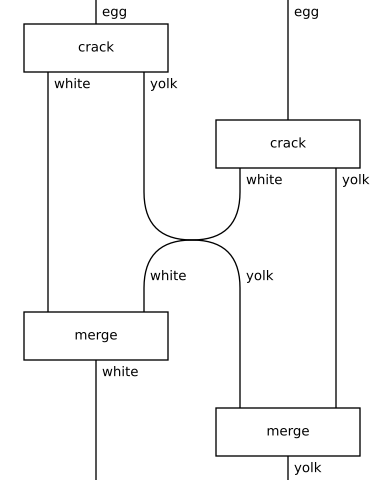

The Python source for this figure:

import os
import matplotlib
matplotlib.use('Agg')
import matplotlib.pyplot as plt

from discopy.symmetric import Ty, Box, Diagram

egg, white, yolk = Ty("egg"), Ty("white"), Ty("yolk")
crack = Box("crack", egg, white @ yolk)
merge = lambda X: Box("merge", X @ X, X)

@Diagram.from_callable(egg @ egg, white @ yolk)
def crack_two_eggs(x, y):
    (a, b), (c, d) = crack(x), crack(y)
    return (merge(white)(a, c), merge(yolk)(b, d))

script_dir = os.path.dirname(os.path.abspath(__file__))
crack_two_eggs.draw(path=os.path.join(script_dir, "testdiagram.svg"))
print("done")
